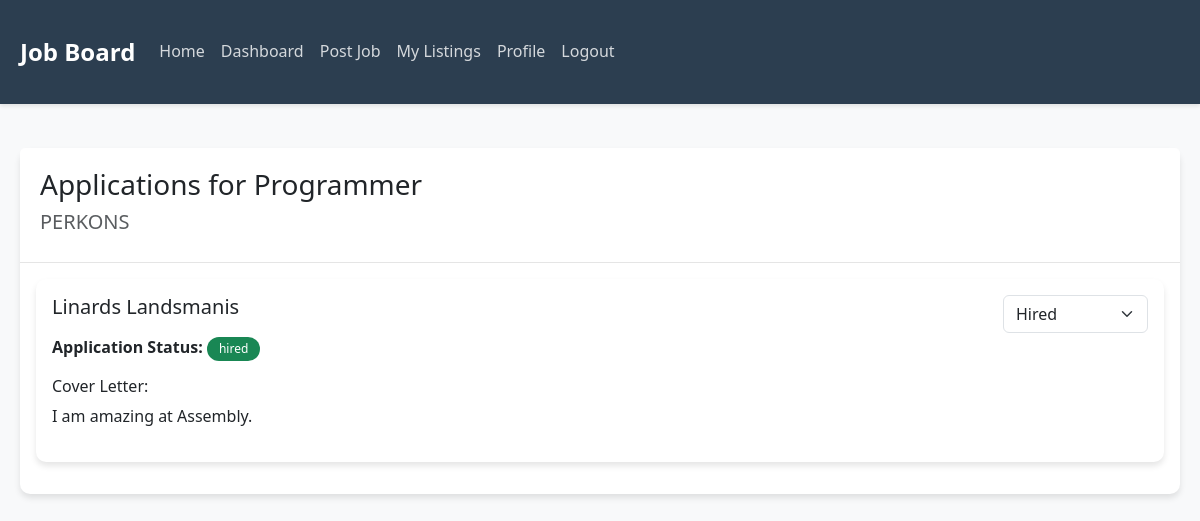
Screenshot of /job_applications/1 (signed in) with the database file from the repository.
### tables this page shows
CREATE TABLE job (
                id INTEGER PRIMARY KEY AUTOINCREMENT,
                title TEXT NOT NULL,
                description TEXT NOT NULL,
                requirements TEXT NOT NULL,
                salary INTEGER NOT NULL,
                company_id INTEGER NOT NULL,
                created_at TIMESTAMP DEFAULT CURRENT_TIMESTAMP,
                FOREIGN KEY (company_id) REFERENCES company (id)
            );

CREATE TABLE company (
                id INTEGER PRIMARY KEY AUTOINCREMENT,
                name TEXT NOT NULL,
                location TEXT NOT NULL,
                industry TEXT NOT NULL,
                owner_id INTEGER NOT NULL,
                FOREIGN KEY (owner_id) REFERENCES user (id)
            );

CREATE TABLE application (
                id INTEGER PRIMARY KEY AUTOINCREMENT,
                user_id INTEGER NOT NULL,
                job_id INTEGER NOT NULL,
                status TEXT NOT NULL,
                message TEXT,
                created_at TIMESTAMP DEFAULT CURRENT_TIMESTAMP,
                FOREIGN KEY (user_id) REFERENCES user (id),
                FOREIGN KEY (job_id) REFERENCES job (id)
            );

CREATE TABLE user (
                id INTEGER PRIMARY KEY AUTOINCREMENT,
                name TEXT NOT NULL,
                email TEXT UNIQUE NOT NULL,
                password TEXT NOT NULL,
                role TEXT NOT NULL
            );

### app.py (the view)
@app.route('/job_applications/<int:job_id>')
@login_required
def job_applications(job_id):
    if current_user.role != 'employer':
        return redirect(url_for('dashboard'))
    db = get_db()
    cursor = db.cursor()
    cursor.execute('''
        SELECT j.*, c.name as company_name, c.owner_id
        FROM job j
        JOIN company c ON j.company_id = c.id
        WHERE j.id = ?
    ''', (job_id,))
    job = cursor.fetchone()
    if not job or job['owner_id'] != current_user.id:
        db.close()
        return redirect(url_for('dashboard'))
    cursor.execute('''
        SELECT a.*, u.name as applicant_name
        FROM application a
        JOIN user u ON a.user_id = u.id
        WHERE a.job_id = ?
    ''', (job_id,))
    applications = cursor.fetchall()
    db.close()
    return render_template('job_applications.html', job=job, applications=applications)

### app.py (called while the page is built)
def get_db():
    db = sqlite3.connect(DATABASE)
    db.row_factory = sqlite3.Row
    return db

@login_manager.user_loader
def load_user(user_id):
    db = get_db()
    cursor = db.cursor()
    cursor.execute('SELECT * FROM user WHERE id = ?', (user_id,))
    user_data = cursor.fetchone()
    db.close()
    if user_data:
        return User(user_data['id'], user_data['name'], user_data['email'],
                   user_data['password'], user_data['role'])
    return None

### templates/job_applications.html (shortened to what this page needs)
{% extends "base.html" %}
{% block content %}
<div class="row">
    <div class="col-md-12">
        <div class="card">
            <div class="card-header">
                <h3>Applications for {{ job['title'] }}</h3>
                <h5 class="text-muted">{{ job['company_name'] }}</h5>
            </div>
            <div class="card-body">
                {% if applications %}
                    {% for application in applications %}
                        <div class="card mb-3">
                            <div class="card-body">
                                <div class="d-flex justify-content-between align-items-start">
                                    <div>
                                        <h5>{{ application['applicant_name'] }}</h5>
                                        <p><strong>Application Status:</strong>
                                            <span class="badge {% if application['status'] == 'applied' %}bg-info{% elif application['status'] == 'interviewing' %}bg-warning{% else %}bg-success{% endif %}">
                                                {{ application['status'] }}
                                            </span>
                                        </p>
                                        {% if application['message'] %}
                                            <div class="mt-3">
                                                <h6>Cover Letter:</h6>
                                                <p>{{ application['message'] }}</p>
                                            </div>
                                        {% endif %}
                                    </div>
                                    <div class="btn-group">
                                        <form method="POST" action="{{ url_for('update_application_status', application_id=application['id']) }}" class="d-inline">
                                            <select name="status" class="form-select mb-2" onchange="this.form.submit()">
                                                <option value="hired" {% if application['status'] == 'hired' %}selected{% endif %}>Hired</option>
                                            </select>
                                        </form>
                                    </div>
                                </div>
                            </div>
                        </div>
                    {% endfor %}
                {% else %}
                    <p>No applications have been submitted for this job yet.</p>
                {% endif %}
            </div>
        </div>
    </div>
</div>
{% endblock %}

### static/css/styles.css (style rules this page uses)
:root { --primary-color: #2c3e50; --secondary-color: #3498db; --accent-color: #e74c3c; --light-gray: #f8f9fa; --dark-gray: #343a40; --success-color: #2ecc71; --warning-color: #f1c40f; --danger-color: #e74c3c; }
body { font-family: 'Segoe UI', Tahoma, Geneva, Verdana, sans-serif; line-height: 1.6; color: var(--dark-gray); background-color: var(--light-gray); }
.card { border: none; border-radius: 10px; box-shadow: 0 4px 6px rgba(0,0,0,0.1); transition: transform 0.3s ease, box-shadow 0.3s ease; }
.card-header { background-color: white; border-bottom: 1px solid rgba(0,0,0,0.1); padding: 1.25rem; }
.badge { padding: 0.5em 1em; border-radius: 20px; font-weight: 500; }

### rows the page displays
job: title "Programmer"
company: company_name "PERKONS"
application: applicant_name "Linards Landsmanis", status "hired", message "I am amazing at Assembly.", status "Hired"
